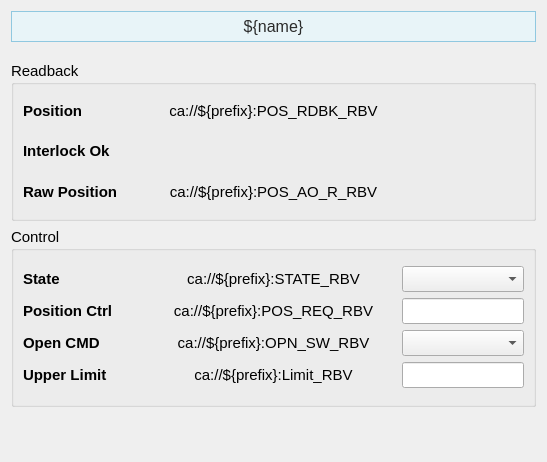
<?xml version="1.0" encoding="UTF-8"?>
<ui version="4.0">
 <class>Form</class>
 <widget class="QWidget" name="Form">
  <property name="geometry">
   <rect>
    <x>0</x>
    <y>0</y>
    <width>547</width>
    <height>462</height>
   </rect>
  </property>
  <property name="sizePolicy">
   <sizepolicy hsizetype="Preferred" vsizetype="Preferred">
    <horstretch>0</horstretch>
    <verstretch>0</verstretch>
   </sizepolicy>
  </property>
  <property name="windowTitle">
   <string>Form</string>
  </property>
  <layout class="QVBoxLayout" name="verticalLayout_7">
   <item>
    <widget class="PyDMLabel" name="PyDMLabel_11">
     <property name="maximumSize">
      <size>
       <width>16777215</width>
       <height>40</height>
      </size>
     </property>
     <property name="font">
      <font>
       <pointsize>12</pointsize>
      </font>
     </property>
     <property name="toolTip">
      <string/>
     </property>
     <property name="styleSheet">
      <string notr="true">    background-color: #e8f4f8;

    border: 1px solid #90c8e0;

    padding: 5px;

    color: rgb(43, 43, 43);</string>
     </property>
     <property name="text">
      <string>${name}</string>
     </property>
     <property name="alignment">
      <set>Qt::AlignCenter</set>
     </property>
    </widget>
   </item>
   <item>
    <spacer name="verticalSpacer_2">
     <property name="orientation">
      <enum>Qt::Vertical</enum>
     </property>
     <property name="sizeType">
      <enum>QSizePolicy::Fixed</enum>
     </property>
     <property name="sizeHint" stdset="0">
      <size>
       <width>20</width>
       <height>13</height>
      </size>
     </property>
    </spacer>
   </item>
   <item>
    <widget class="QGroupBox" name="groupBox">
     <property name="sizePolicy">
      <sizepolicy hsizetype="Preferred" vsizetype="Fixed">
       <horstretch>0</horstretch>
       <verstretch>0</verstretch>
      </sizepolicy>
     </property>
     <property name="minimumSize">
      <size>
       <width>0</width>
       <height>160</height>
      </size>
     </property>
     <property name="font">
      <font>
       <pointsize>11</pointsize>
      </font>
     </property>
     <property name="title">
      <string>Readback</string>
     </property>
     <layout class="QVBoxLayout" name="verticalLayout_14">
      <item>
       <layout class="QHBoxLayout" name="horizontalLayout_4" stretch="1,2,1">
        <item>
         <layout class="QVBoxLayout" name="verticalLayout">
          <item>
           <widget class="QLabel" name="interlock_ok_label_9">
            <property name="font">
             <font>
              <pointsize>11</pointsize>
             </font>
            </property>
            <property name="styleSheet">
             <string/>
            </property>
            <property name="text">
             <string>&lt;html&gt;&lt;head/&gt;&lt;body&gt;&lt;p&gt;&lt;span style=&quot; font-weight:600;&quot;&gt;Position&lt;/span&gt;&lt;/p&gt;&lt;/body&gt;&lt;/html&gt;</string>
            </property>
           </widget>
          </item>
          <item>
           <widget class="QLabel" name="interlock_ok_label_8">
            <property name="font">
             <font>
              <pointsize>11</pointsize>
             </font>
            </property>
            <property name="styleSheet">
             <string/>
            </property>
            <property name="text">
             <string>&lt;html&gt;&lt;head/&gt;&lt;body&gt;&lt;p&gt;&lt;span style=&quot; font-weight:600;&quot;&gt;Interlock Ok&lt;/span&gt;&lt;/p&gt;&lt;/body&gt;&lt;/html&gt;</string>
            </property>
           </widget>
          </item>
          <item>
           <widget class="QLabel" name="interlock_ok_label_10">
            <property name="font">
             <font>
              <pointsize>11</pointsize>
             </font>
            </property>
            <property name="styleSheet">
             <string/>
            </property>
            <property name="text">
             <string>&lt;html&gt;&lt;head/&gt;&lt;body&gt;&lt;p&gt;&lt;span style=&quot; font-weight:600;&quot;&gt;Raw Position&lt;/span&gt;&lt;/p&gt;&lt;/body&gt;&lt;/html&gt;</string>
            </property>
           </widget>
          </item>
         </layout>
        </item>
        <item>
         <layout class="QVBoxLayout" name="verticalLayout_4">
          <item>
           <widget class="PyDMLabel" name="PyDMLabel_8">
            <property name="toolTip">
             <string/>
            </property>
            <property name="text">
             <string>ca://${prefix}:POS_RDBK_RBV</string>
            </property>
            <property name="alignment">
             <set>Qt::AlignCenter</set>
            </property>
            <property name="precision">
             <number>0</number>
            </property>
            <property name="showUnits">
             <bool>false</bool>
            </property>
            <property name="precisionFromPV">
             <bool>true</bool>
            </property>
            <property name="alarmSensitiveContent">
             <bool>false</bool>
            </property>
            <property name="alarmSensitiveBorder">
             <bool>true</bool>
            </property>
            <property name="PyDMToolTip">
             <string/>
            </property>
            <property name="channel">
             <string>ca://${prefix}:POS_RDBK_RBV</string>
            </property>
            <property name="enableRichText">
             <bool>false</bool>
            </property>
            <property name="displayLabelText">
             <bool>false</bool>
            </property>
            <property name="disconnectedText">
             <string/>
            </property>
           </widget>
          </item>
          <item>
           <widget class="PyDMByteIndicator" name="PyDMByteIndicator">
            <property name="toolTip">
             <string/>
            </property>
            <property name="channel">
             <string>ca://${prefix}:OPN_OK_RBV</string>
            </property>
            <property name="showLabels">
             <bool>false</bool>
            </property>
            <property name="circles">
             <bool>true</bool>
            </property>
           </widget>
          </item>
          <item>
           <widget class="PyDMLabel" name="PyDMLabel_9">
            <property name="toolTip">
             <string/>
            </property>
            <property name="text">
             <string>ca://${prefix}:POS_AO_R_RBV</string>
            </property>
            <property name="alignment">
             <set>Qt::AlignCenter</set>
            </property>
            <property name="precision">
             <number>0</number>
            </property>
            <property name="showUnits">
             <bool>false</bool>
            </property>
            <property name="precisionFromPV">
             <bool>true</bool>
            </property>
            <property name="alarmSensitiveContent">
             <bool>false</bool>
            </property>
            <property name="alarmSensitiveBorder">
             <bool>true</bool>
            </property>
            <property name="PyDMToolTip">
             <string/>
            </property>
            <property name="channel">
             <string>ca://${prefix}:POS_AO_R_RBV</string>
            </property>
            <property name="enableRichText">
             <bool>false</bool>
            </property>
            <property name="displayLabelText">
             <bool>false</bool>
            </property>
            <property name="disconnectedText">
             <string/>
            </property>
           </widget>
          </item>
         </layout>
        </item>
        <item>
         <layout class="QVBoxLayout" name="verticalLayout_3">
          <item>
           <widget class="QLabel" name="label_3">
            <property name="text">
             <string/>
            </property>
           </widget>
          </item>
          <item>
           <widget class="QLabel" name="label_13">
            <property name="text">
             <string/>
            </property>
           </widget>
          </item>
          <item>
           <widget class="QLabel" name="label_9">
            <property name="text">
             <string/>
            </property>
           </widget>
          </item>
         </layout>
        </item>
       </layout>
      </item>
     </layout>
    </widget>
   </item>
   <item>
    <widget class="QGroupBox" name="groupBox_2">
     <property name="sizePolicy">
      <sizepolicy hsizetype="Preferred" vsizetype="Fixed">
       <horstretch>0</horstretch>
       <verstretch>0</verstretch>
      </sizepolicy>
     </property>
     <property name="minimumSize">
      <size>
       <width>0</width>
       <height>180</height>
      </size>
     </property>
     <property name="font">
      <font>
       <pointsize>11</pointsize>
      </font>
     </property>
     <property name="title">
      <string>Control</string>
     </property>
     <layout class="QVBoxLayout" name="verticalLayout_15">
      <item>
       <layout class="QHBoxLayout" name="horizontalLayout_5" stretch="1,2,1">
        <item>
         <layout class="QVBoxLayout" name="verticalLayout_2">
          <item>
           <widget class="QLabel" name="interlock_ok_label_14">
            <property name="font">
             <font>
              <pointsize>11</pointsize>
             </font>
            </property>
            <property name="styleSheet">
             <string/>
            </property>
            <property name="text">
             <string>&lt;html&gt;&lt;head/&gt;&lt;body&gt;&lt;p&gt;&lt;span style=&quot; font-weight:600;&quot;&gt;State&lt;/span&gt;&lt;/p&gt;&lt;/body&gt;&lt;/html&gt;</string>
            </property>
           </widget>
          </item>
          <item>
           <widget class="QLabel" name="interlock_ok_label_15">
            <property name="font">
             <font>
              <pointsize>11</pointsize>
             </font>
            </property>
            <property name="styleSheet">
             <string/>
            </property>
            <property name="text">
             <string>&lt;html&gt;&lt;head/&gt;&lt;body&gt;&lt;p&gt;&lt;span style=&quot; font-weight:600;&quot;&gt;Position Ctrl&lt;/span&gt;&lt;/p&gt;&lt;/body&gt;&lt;/html&gt;</string>
            </property>
           </widget>
          </item>
          <item>
           <widget class="QLabel" name="interlock_ok_label_16">
            <property name="font">
             <font>
              <pointsize>11</pointsize>
             </font>
            </property>
            <property name="styleSheet">
             <string/>
            </property>
            <property name="text">
             <string>&lt;html&gt;&lt;head/&gt;&lt;body&gt;&lt;p&gt;&lt;span style=&quot; font-weight:600;&quot;&gt;Open CMD&lt;/span&gt;&lt;/p&gt;&lt;/body&gt;&lt;/html&gt;</string>
            </property>
           </widget>
          </item>
          <item>
           <widget class="QLabel" name="interlock_ok_label_12">
            <property name="font">
             <font>
              <pointsize>11</pointsize>
             </font>
            </property>
            <property name="styleSheet">
             <string/>
            </property>
            <property name="text">
             <string>&lt;html&gt;&lt;head/&gt;&lt;body&gt;&lt;p&gt;&lt;span style=&quot; font-weight:600;&quot;&gt;Upper Limit&lt;/span&gt;&lt;/p&gt;&lt;/body&gt;&lt;/html&gt;</string>
            </property>
           </widget>
          </item>
         </layout>
        </item>
        <item>
         <layout class="QVBoxLayout" name="verticalLayout_5">
          <item>
           <widget class="PyDMLabel" name="PyDMLabel_13">
            <property name="toolTip">
             <string/>
            </property>
            <property name="text">
             <string>ca://${prefix}:STATE_RBV</string>
            </property>
            <property name="alignment">
             <set>Qt::AlignCenter</set>
            </property>
            <property name="precision">
             <number>0</number>
            </property>
            <property name="showUnits">
             <bool>false</bool>
            </property>
            <property name="precisionFromPV">
             <bool>true</bool>
            </property>
            <property name="alarmSensitiveContent">
             <bool>false</bool>
            </property>
            <property name="alarmSensitiveBorder">
             <bool>true</bool>
            </property>
            <property name="PyDMToolTip">
             <string/>
            </property>
            <property name="channel">
             <string>ca://${prefix}:STATE_RBV</string>
            </property>
            <property name="enableRichText">
             <bool>false</bool>
            </property>
            <property name="displayLabelText">
             <bool>false</bool>
            </property>
            <property name="disconnectedText">
             <string/>
            </property>
           </widget>
          </item>
          <item>
           <widget class="PyDMLabel" name="PyDMLabel_14">
            <property name="toolTip">
             <string/>
            </property>
            <property name="text">
             <string>ca://${prefix}:POS_REQ_RBV</string>
            </property>
            <property name="alignment">
             <set>Qt::AlignCenter</set>
            </property>
            <property name="precision">
             <number>0</number>
            </property>
            <property name="showUnits">
             <bool>false</bool>
            </property>
            <property name="precisionFromPV">
             <bool>true</bool>
            </property>
            <property name="alarmSensitiveContent">
             <bool>false</bool>
            </property>
            <property name="alarmSensitiveBorder">
             <bool>true</bool>
            </property>
            <property name="PyDMToolTip">
             <string/>
            </property>
            <property name="channel">
             <string>ca://${prefix}:POS_REQ_RBV</string>
            </property>
            <property name="enableRichText">
             <bool>false</bool>
            </property>
            <property name="displayLabelText">
             <bool>false</bool>
            </property>
            <property name="disconnectedText">
             <string/>
            </property>
           </widget>
          </item>
          <item>
           <widget class="PyDMLabel" name="PyDMLabel_15">
            <property name="toolTip">
             <string/>
            </property>
            <property name="text">
             <string>ca://${prefix}:OPN_SW_RBV</string>
            </property>
            <property name="alignment">
             <set>Qt::AlignCenter</set>
            </property>
            <property name="precision">
             <number>0</number>
            </property>
            <property name="showUnits">
             <bool>false</bool>
            </property>
            <property name="precisionFromPV">
             <bool>true</bool>
            </property>
            <property name="alarmSensitiveContent">
             <bool>false</bool>
            </property>
            <property name="alarmSensitiveBorder">
             <bool>true</bool>
            </property>
            <property name="PyDMToolTip">
             <string/>
            </property>
            <property name="channel">
             <string>ca://${prefix}:OPN_SW_RBV</string>
            </property>
            <property name="enableRichText">
             <bool>false</bool>
            </property>
            <property name="displayLabelText">
             <bool>false</bool>
            </property>
            <property name="disconnectedText">
             <string/>
            </property>
           </widget>
          </item>
          <item>
           <widget class="PyDMLabel" name="PyDMLabel_12">
            <property name="toolTip">
             <string/>
            </property>
            <property name="text">
             <string>ca://${prefix}:Limit_RBV</string>
            </property>
            <property name="alignment">
             <set>Qt::AlignCenter</set>
            </property>
            <property name="precision">
             <number>0</number>
            </property>
            <property name="showUnits">
             <bool>false</bool>
            </property>
            <property name="precisionFromPV">
             <bool>true</bool>
            </property>
            <property name="alarmSensitiveContent">
             <bool>false</bool>
            </property>
            <property name="alarmSensitiveBorder">
             <bool>true</bool>
            </property>
            <property name="PyDMToolTip">
             <string/>
            </property>
            <property name="channel">
             <string>ca://${prefix}:Limit_RBV</string>
            </property>
            <property name="enableRichText">
             <bool>false</bool>
            </property>
            <property name="displayLabelText">
             <bool>false</bool>
            </property>
            <property name="disconnectedText">
             <string/>
            </property>
           </widget>
          </item>
         </layout>
        </item>
        <item>
         <layout class="QVBoxLayout" name="verticalLayout_6">
          <item>
           <widget class="PyDMEnumComboBox" name="PyDMEnumComboBox_2">
            <property name="toolTip">
             <string/>
            </property>
            <property name="channel">
             <string>ca://${prefix}:STATE</string>
            </property>
           </widget>
          </item>
          <item>
           <widget class="PyDMLineEdit" name="PyDMLineEdit_3">
            <property name="toolTip">
             <string/>
            </property>
            <property name="showUnits">
             <bool>true</bool>
            </property>
            <property name="channel">
             <string>ca://${prefix}:POS_REQ</string>
            </property>
           </widget>
          </item>
          <item>
           <widget class="PyDMEnumComboBox" name="PyDMEnumComboBox_3">
            <property name="toolTip">
             <string/>
            </property>
            <property name="channel">
             <string>ca://${prefix}:OPN_SW</string>
            </property>
           </widget>
          </item>
          <item>
           <widget class="PyDMLineEdit" name="PyDMLineEdit_2">
            <property name="toolTip">
             <string/>
            </property>
            <property name="showUnits">
             <bool>true</bool>
            </property>
            <property name="channel">
             <string>ca://${prefix}:Limit</string>
            </property>
           </widget>
          </item>
         </layout>
        </item>
       </layout>
      </item>
     </layout>
    </widget>
   </item>
   <item>
    <spacer name="verticalSpacer">
     <property name="orientation">
      <enum>Qt::Vertical</enum>
     </property>
     <property name="sizeHint" stdset="0">
      <size>
       <width>20</width>
       <height>89</height>
      </size>
     </property>
    </spacer>
   </item>
  </layout>
 </widget>
 <customwidgets>
  <customwidget>
   <class>PyDMEnumComboBox</class>
   <extends>QComboBox</extends>
   <header>pydm.widgets.enum_combo_box</header>
  </customwidget>
  <customwidget>
   <class>PyDMLineEdit</class>
   <extends>QLineEdit</extends>
   <header>pydm.widgets.line_edit</header>
  </customwidget>
  <customwidget>
   <class>PyDMByteIndicator</class>
   <extends>QWidget</extends>
   <header>pydm.widgets.byte</header>
  </customwidget>
  <customwidget>
   <class>PyDMLabel</class>
   <extends>QLabel</extends>
   <header>pydm.widgets.label</header>
  </customwidget>
 </customwidgets>
 <resources/>
 <connections/>
</ui>
